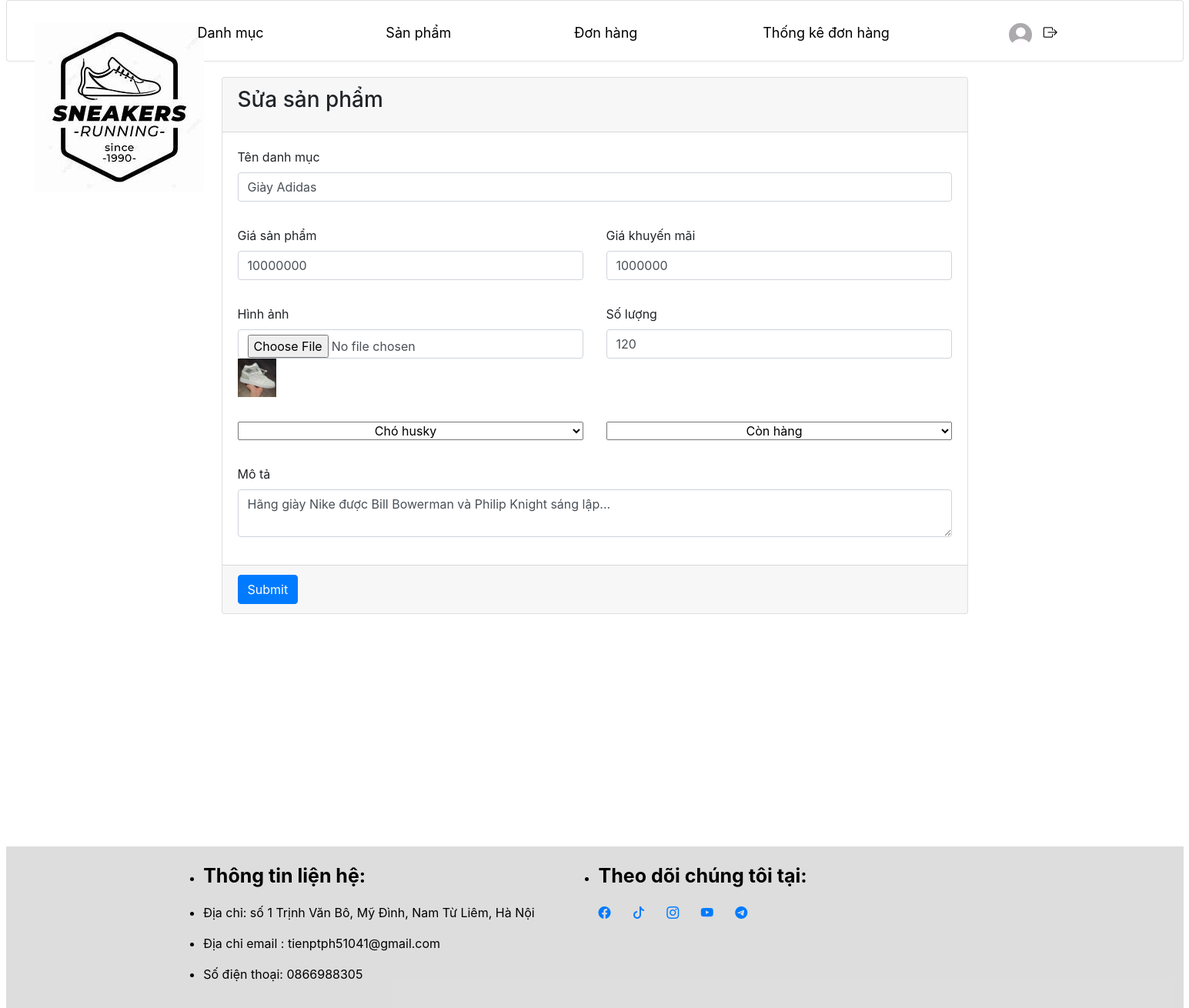
The page /admin/?act=form-sua-san-pham&id=5 (signed in) on the database its author committed.
### tables this page shows
CREATE TABLE `san_phams` (
  `id` int NOT NULL,
  `ten_san_pham` varchar(255) NOT NULL,
  `gia_san_pham` decimal(10,0) NOT NULL,
  `gia_khuyen_mai` decimal(10,0) NOT NULL,
  `hinh_anh` text,
  `so_luong` int NOT NULL,
  `luot_xem` int DEFAULT '0',
  `ngay_nhap` date NOT NULL,
  `mo_ta` text,
  `danh_muc_id` int NOT NULL,
  `trang_thai` varchar(50) NOT NULL
);

CREATE TABLE `danh_mucs` (
  `id` int NOT NULL,
  `ten_danh_muc` varchar(100) NOT NULL,
  `mo_ta` text NOT NULL
);

### commons/function.php (called while the page is built, shortened)
<?php
function connectDB() {
    $host = DB_HOST;
    $port = DB_PORT;
    $dbname = DB_NAME;
    try {
        $conn = new PDO("mysql:host=$host;port=$port;dbname=$dbname", DB_USERNAME, DB_PASSWORD);
        $conn->setAttribute(PDO::ATTR_ERRMODE, PDO::ERRMODE_EXCEPTION);
        $conn->setAttribute(PDO::ATTR_DEFAULT_FETCH_MODE, PDO::FETCH_ASSOC);
        return $conn;
    } catch (PDOException $e) {
        echo ("Connection failed: " . $e->getMessage());
    }
}

### admin/models/modelSanPham.php (called while the page is built, shortened)
<?php
class modelSanPham
{
    public $conn;
    public function __construct()
    {
        $this->conn = connectDB();
    }
    public function getDetailSanPham($id)
    {
        try {
            $sql = "SELECT * FROM san_phams WHERE id = :id";
            $stmt = $this->conn->prepare($sql);
            $stmt->execute([
                ':id' => $id
            ]);
            return $stmt->fetch();
        } catch (Exception $e) {
            echo "ERROR" . $e->getMessage();
        }
    }
}

### admin/models/modelDanhMuc.php (called while the page is built, shortened)
<?php
class modelDanhMuc
{
    public $conn;
    public function __construct()
    {
        $this->conn = connectDB();
    }
    public function getAllDanhMuc()
    {
        try {
            $sql = "SELECT * FROM danh_mucs";
            $stmt = $this->conn->prepare($sql);
            $stmt->execute();
            return $stmt->fetchAll();
        } catch (Exception $e) {
            echo "ERROR" . $e->getMessage();
        }
    }
}

### admin/views/sanPham/formSuaSanPham.php (the view, shortened to what this page needs)
<?php
require './views/layout/header.php';
require './views/layout/navbar.php';
?>
<section class="content" style="height: 1000px;">
    <div class="pl-400 container-fluid" style=" height: 400px; width: 1000px; margin:20px auto;">
        <div class="row">
            <div class="col-12">
                <div class="card card-primary ">
                    <div class="card-header">
                        <h3 class="card-title" T> Sửa sản phẩm</h3>
                    </div>
                    <form action="<?= BASE_URL_ADMIN . '?act=post-sua-san-pham' ?>" method="POST" enctype="multipart/form-data" >
                        <div class="card-body row">
                            <div class="form-group col-md-12">
                                <label>Tên danh mục</label>
                                <input type="text" class="form-control" name="ten_san_pham" placeholder="Nhập tên sản phẩm" value="<?= $detailSanPham['ten_san_pham'] ?>">
                            </div>
                            <div class="form-group col-md-6">
                                <label>Giá sản phẩm</label>
                                <input type="text" class="form-control" name="gia_san_pham" placeholder="Nhập giá sản phẩm" value="<?= $detailSanPham['gia_san_pham'] ?>">
                            </div>
                            <div class="form-group col-md-6">
                                <label>Giá khuyến mãi</label>
                                <input type="text" class="form-control" name="gia_khuyen_mai" placeholder="Nhập giá khuyến mãi" value="<?= $detailSanPham['gia_khuyen_mai'] ?>">
                            </div>
                            <div class="form-group col-md-6">
                                <label>Hình ảnh</label>
                                <input type="file" class="form-control" name="hinh_anh" placeholder="Chọn hình ảnh" >
                                <img style="width:50px; height:50px;" src="<?='.' . $detailSanPham['hinh_anh'] ?>" alt="">
                            </div>
                            <div class="form-group col-md-6">
                                <label>Số lượng</label>
                                <input type="text" class="form-control" name="so_luong" placeholder="Nhập số lượng" value="<?= $detailSanPham['so_luong'] ?>">
                            </div>
                            <div class="form-group col-md-6">
                                <select name="danh_muc_id" class="form-select col-md-12 text-center" >
                                    <?php foreach ($listDanhMuc as $key => $danhMuc) : ?>
                                        <option value="<?= $danhMuc['id'] ?>" <?= $detailSanPham['danh_muc_id'] == $danhMuc['id'] ? 'selected' : '' ?>><?= $danhMuc['ten_danh_muc'] ?></option>
                                    <?php endforeach ?>
                                </select>
                            </div>
                            <div class="form-group col-md-6">
                                <select name="trang_thai" class="form-select col-md-12 text-center">
                                    <option value="1" selected>Còn hàng</option>
                                </select>
                            </div>
                            <div class="form-group col-md-12">
                                <label>Mô tả</label>
                                <textarea class="form-control" name="mo_ta" placeholder="Nhập tên mô tả"><?= $detailSanPham['mo_ta'] ?></textarea>
                            </div>
                        </div>
                        <div class="card-footer">
                            <button type="submit" class="btn btn-primary" fdprocessedid="x1fkij">Submit</button>
                        </div>
                    </form>
                </div>
            </div>
        </div>
    </div>
</section>
<?php require './views/layout/footer.php'; ?>

### admin/assets/css/styleMain.css (style rules this page uses)
* { padding: 0; margin: 0; text-decoration: none; }
body { width: auto; }
.content { width: 1530px; }

### rows shown on the page
san_phams: ten_san_pham "Giày Adidas", gia_san_pham "10000000", gia_khuyen_mai "1000000", hinh_anh (picture), so_luong "120", danh_muc_id "Chó husky", mo_ta "Hãng giày Nike được Bill Bowerman và Philip Knight sáng lập..."
